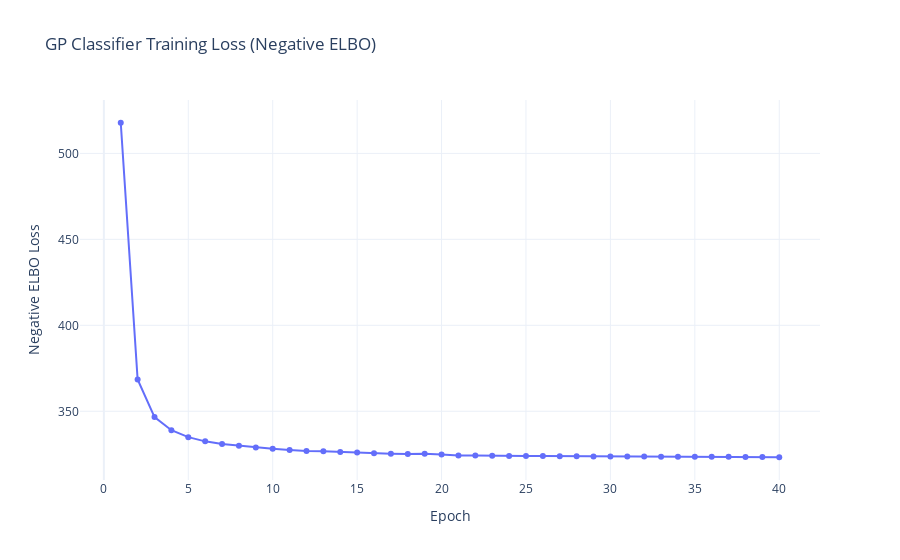

Notebook code for this chart:
### Code cell
import plotly.express as px
import pandas as pd

def plot_gp_train_loss_plotly(gp_model):
    train_loss_curve = gp_model.train_loss_curve
    lr_schedule = gp_model.lr_schedule
    df = pd.DataFrame({
        "Epoch": list(range(1, len(train_loss_curve) + 1)),
        "Negative ELBO Loss": train_loss_curve,
        "Learning Rate": lr_schedule
    })
    
    fig = px.line(df, x="Epoch", y="Negative ELBO Loss", title="GP Classifier Training Loss (Negative ELBO)", hover_data=["Learning Rate"])
    fig.update_traces(mode="lines+markers")
    fig.update_layout(
        xaxis_title="Epoch",
        yaxis_title="Negative ELBO Loss",
        template="plotly_white"
    )
    fig.show()

plot_gp_train_loss_plotly(gp_model)

### Figure 1 — Plotly figure (JSON) as saved in the notebook; plotly's stock layout.template omitted (floating-point values rounded to 4 significant figures)
{"data": [{"customdata": [[0.001], [0.001], [0.001], [0.001], [0.001], [0.001], [0.001], [0.001], [0.001], [0.001], [0.001], [0.001], [0.001], [0.001], [0.001], [0.001], [0.001], [0.001], [0.001], [0.001], [0.0005], [0.0005], [0.0005], [0.0005], [0.0005], [0.0005], [0.0005], [0.0005], [0.0005], [0.0005], [0.0005], [0.0005], [0.0005], [0.0005], [0.0005], [0.0005], [0.0005], [0.0005], [0.0005], [0.0005]], "hovertemplate": "Epoch=%{x}<br>Negative ELBO Loss=%{y}<br>Learning Rate=%{customdata[0]}<extra></extra>", "legendgroup": "", "line": {"color": "#636efa", "dash": "solid"}, "marker": {"symbol": "circle"}, "mode": "lines+markers", "name": "", "orientation": "v", "showlegend": false, "type": "scatter", "x": [1, 2, 3, 4, 5, 6, 7, 8, 9, 10, 11, 12, 13, 14, 15, 16, 17, 18, 19, 20, 21, 22, 23, 24, 25, 26, 27, 28, 29, 30, 31, 32, 33, 34, 35, 36, 37, 38, 39, 40], "xaxis": "x", "y": [517.8, 368.5, 346.7, 339.0, 335.0, 332.5, 331.0, 330.0, 328.9, 328.3, 327.5, 326.9, 326.7, 326.3, 326.0, 325.6, 325.4, 325.2, 325.3, 324.9, 324.2, 324.3, 324.1, 324.1, 323.9, 324.0, 323.9, 323.8, 323.7, 323.7, 323.6, 323.7, 323.6, 323.6, 323.5, 323.5, 323.6, 323.4, 323.5, 323.3], "yaxis": "y"}], "layout": {"legend": {"tracegroupgap": 0}, "title": {"text": "GP Classifier Training Loss (Negative ELBO)"}, "xaxis": {"anchor": "y", "domain": [0, 1], "title": {"text": "Epoch"}}, "yaxis": {"anchor": "x", "domain": [0, 1], "title": {"text": "Negative ELBO Loss"}}}}
